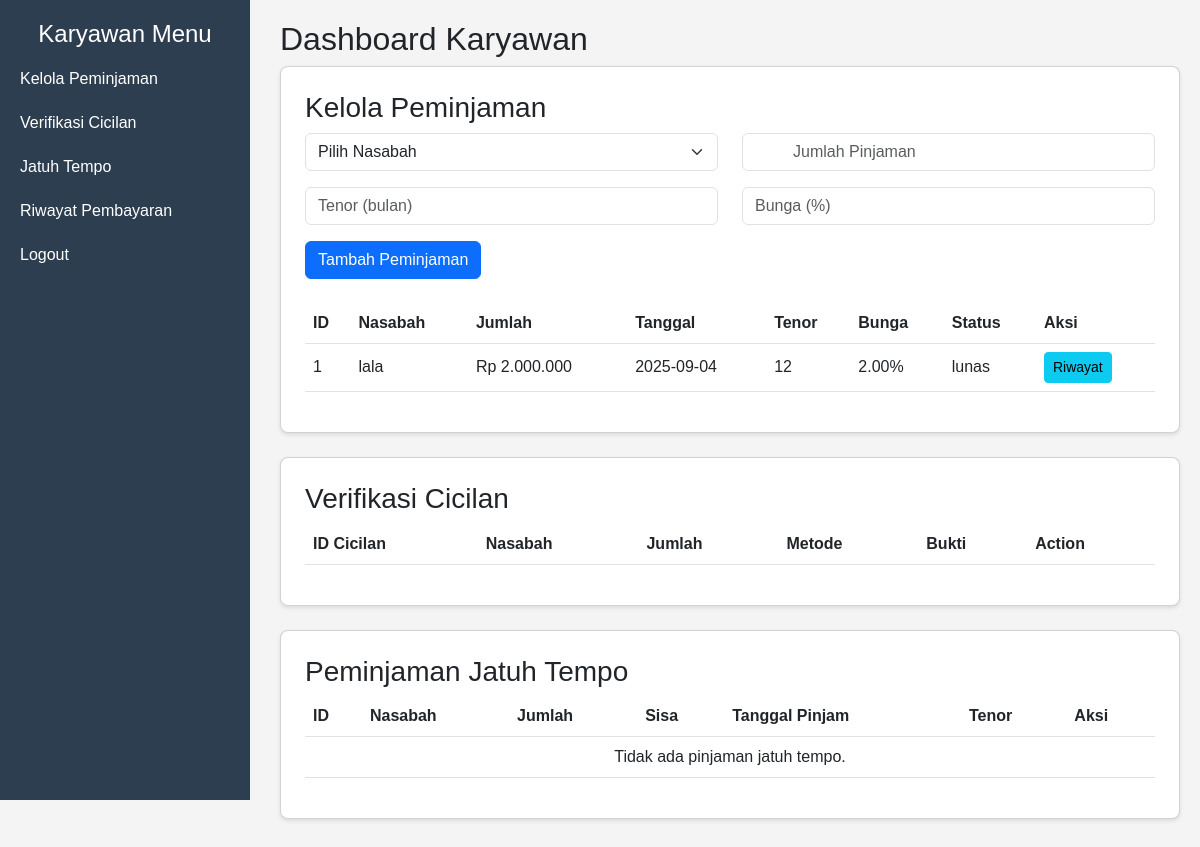
The app's page /dashboard_karyawan.php (signed in) with its own data.
### tables this page shows
CREATE TABLE `pinjaman` (
  `id_pinjaman` int NOT NULL,
  `id_nasabah` int NOT NULL,
  `jumlah_pinjaman` bigint NOT NULL,
  `total_pinjaman_bunga` bigint NOT NULL,
  `tanggal_pinjam` date NOT NULL,
  `tenor` int NOT NULL,
  `bunga` decimal(5,2) NOT NULL,
  `status` enum('aktif','lunas') DEFAULT 'aktif'
);

CREATE TABLE `nasabah` (
  `id_nasabah` int NOT NULL,
  `username` varchar(50) NOT NULL,
  `password` varchar(255) NOT NULL,
  `nama` varchar(100) NOT NULL,
  `alamat` text NOT NULL,
  `email` varchar(100) NOT NULL,
  `no_hp` varchar(13) NOT NULL,
  `pekerjaan` varchar(100) NOT NULL,
  `gaji` bigint NOT NULL
);

### dashboard_karyawan.php (the view, shortened to what this page needs)
<?php
require_once 'config.php';
try {
    $pdo = new PDO("mysql:host=" . DB_HOST . ";dbname=" . DB_NAME, DB_USER, DB_PASS);
    $pdo->setAttribute(PDO::ATTR_ERRMODE, PDO::ERRMODE_EXCEPTION);
} catch (PDOException $e) {
    die("Koneksi database gagal: " . $e->getMessage());
}
$stmt = $pdo->prepare("SELECT p.id_pinjaman, n.nama, p.jumlah_pinjaman, p.tanggal_pinjam, p.tenor, (SELECT SUM(jumlah_bayar) FROM cicilan WHERE id_pinjaman = p.id_pinjaman AND status = 'disetujui') as total_bayar FROM pinjaman p JOIN nasabah n ON p.id_nasabah = n.id_nasabah WHERE p.status = 'aktif' AND DATE_ADD(p.tanggal_pinjam, INTERVAL p.tenor MONTH) <= CURDATE()");
$stmt->execute();
$jatuh_tempo = $stmt->fetchAll();
?>
<!DOCTYPE html>
<html lang="id">
<head>
    <link href="https://cdn.jsdelivr.net/npm/bootstrap@5.3.0/dist/css/bootstrap.min.css" rel="stylesheet">
    <link href="assets/css/custom.css" rel="stylesheet">
</head>
<body>
    <div class="sidebar">
        <h4 class="text-white text-center">Karyawan Menu</h4>
        <a href="#pinjaman">Kelola Peminjaman</a>
        <a href="#cicilan">Verifikasi Cicilan</a>
        <a href="#jatuh-tempo">Jatuh Tempo</a>
        <a href="riwayat_pembayaran.php">Riwayat Pembayaran</a>
        <a href="logout.php">Logout</a>
    </div>
    <div class="content">
        <h2>Dashboard Karyawan</h2>
        <div id="toast-container" class="position-fixed top-0 end-0 p-3"></div>
        <div id="pinjaman" class="card p-4 mb-4">
            <h3>Kelola Peminjaman</h3>
            <form method="POST" id="form-pinjaman" class="needs-validation" novalidate>
                <div class="row">
                    <div class="col-md-6 mb-3">
                        <select name="id_nasabah" class="form-select" required>
                            <option value="">Pilih Nasabah</option>
                        </select>
                    </div>
                    <div class="col-md-6 mb-3">
                        <input type="text" name="jumlah_pinjaman" class="form-control currency" placeholder="Jumlah Pinjaman" required>
                    </div>
                    <div class="col-md-6 mb-3">
                        <input type="number" name="tenor" class="form-control" placeholder="Tenor (bulan)" required>
                    </div>
                    <div class="col-md-6 mb-3">
                        <input type="number" step="0.01" name="bunga" class="form-control" placeholder="Bunga (%)" required>
                    </div>
                    <div class="col-12">
                        <button type="submit" name="add_pinjaman" class="btn btn-primary">Tambah Peminjaman</button>
                    </div>
                </div>
            </form>
            <table class="table mt-4">
                <thead>
                    <tr>
                        <th>ID</th>
                        <th>Nasabah</th>
                        <th>Jumlah</th>
                        <th>Tanggal</th>
                        <th>Tenor</th>
                        <th>Bunga</th>
                        <th>Status</th>
                        <th>Aksi</th>
                    </tr>
                </thead>
                <tbody>
                    <?php
                    $stmt = $pdo->query("SELECT p.*, n.nama FROM pinjaman p JOIN nasabah n ON p.id_nasabah = n.id_nasabah");
                    while ($row = $stmt->fetch()) {
                        echo "<tr>
                            <td>{$row['id_pinjaman']}</td>
                            <td>{$row['nama']}</td>
                            <td>Rp " . number_format($row['jumlah_pinjaman'], 0, ',', '.') . "</td>
                            <td>{$row['tanggal_pinjam']}</td>
                            <td>{$row['tenor']}</td>
                            <td>{$row['bunga']}%</td>
                            <td>{$row['status']}</td>
                            <td>
                                <a href='riwayat_pembayaran.php?nama_nasabah=" . urlencode($row['nama']) . "' class='btn btn-sm btn-info' title='Lihat Riwayat Pembayaran'>Riwayat</a>
                            </td>
                        </tr>";
                    }
                    ?>
                </tbody>
            </table>
        </div>
        <div id="cicilan" class="card p-4 mb-4">
            <h3>Verifikasi Cicilan</h3>
            <table class="table">
                <thead>
                    <tr>
                        <th>ID Cicilan</th>
                        <th>Nasabah</th>
                        <th>Jumlah</th>
                        <th>Metode</th>
                        <th>Bukti</th>
                        <th>Action</th>
                    </tr>
                </thead>
            </table>
        </div>
        <div id="jatuh-tempo" class="card p-4">
            <h3>Peminjaman Jatuh Tempo</h3>
            <table class="table">
                <thead>
                    <tr>
                        <th>ID</th>
                        <th>Nasabah</th>
                        <th>Jumlah</th>
                        <th>Sisa</th>
                        <th>Tanggal Pinjam</th>
                        <th>Tenor</th>
                        <th>Aksi</th>
                    </tr>
                </thead>
                <tbody>
                    <?php if (empty($jatuh_tempo)): ?>
                        <tr><td colspan="7" class="text-center">Tidak ada pinjaman jatuh tempo.</td></tr>
                    <?php endif; ?>
                </tbody>
            </table>
        </div>
    </div>
</body>
</html>

### assets/css/custom.css (style rules this page uses)
body { font-family: Arial, sans-serif; margin: 0; padding: 0; background-color: #f4f4f4; }
.sidebar { width: 250px; background-color: #2c3e50; height: 100vh; position: fixed; top: 0; left: 0; padding-top: 20px; }
.sidebar a { display: block; color: white; padding: 10px 20px; text-decoration: none; font-size: 16px; }
.content { margin-left: 260px; padding: 20px; }
.card { background-color: white; border-radius: 8px; box-shadow: 0 2px 4px rgba(0, 0, 0, 0.1); margin-bottom: 20px; }
.currency::before { content: 'Rp '; position: absolute; left: 10px; top: 50%; transform: translateY(-50%); color: #6c757d; }
.currency { padding-left: 50px; }
.table th, .table td { vertical-align: middle; }

### records on screen
pinjaman: id_pinjaman "1", id_nasabah.nama "lala", jumlah_pinjaman "2.000.000", tanggal_pinjam "2025-09-04", tenor "12", bunga "2.00", status "lunas"
